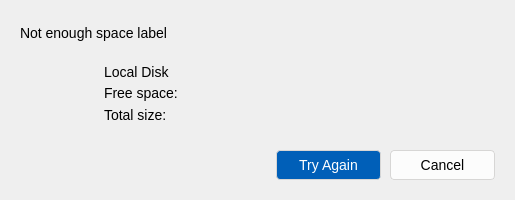
<?xml version="1.0" encoding="UTF-8"?>
<ui version="4.0">
 <class>LowDiskSpaceDialog</class>
 <widget class="QDialog" name="LowDiskSpaceDialog">
  <property name="geometry">
   <rect>
    <x>0</x>
    <y>0</y>
    <width>515</width>
    <height>200</height>
   </rect>
  </property>
  <property name="windowTitle">
   <string>Low disk space</string>
  </property>
  <property name="styleSheet">
   <string notr="true">*{
  font-family: &quot;Segoe UI&quot;; font-size: 14px; font-weight: 400;
}

QPushButton {
  padding-top: 5px; padding-bottom: 5px; padding-left: 20px; padding-right: 20px;
  border-style: solid; border-width: 1px; border-color: #d7d6d5; border-radius: 4px;
}


</string>
  </property>
  <layout class="QHBoxLayout" name="horizontalLayout_4">
   <property name="leftMargin">
    <number>20</number>
   </property>
   <property name="topMargin">
    <number>25</number>
   </property>
   <property name="rightMargin">
    <number>20</number>
   </property>
   <property name="bottomMargin">
    <number>20</number>
   </property>
   <item>
    <layout class="QVBoxLayout" name="verticalLayout_2">
     <property name="spacing">
      <number>0</number>
     </property>
     <property name="topMargin">
      <number>0</number>
     </property>
     <item>
      <widget class="QLabel" name="lExplanation">
       <property name="text">
        <string notr="true">Not enough space label</string>
       </property>
       <property name="wordWrap">
        <bool>true</bool>
       </property>
      </widget>
     </item>
     <item>
      <spacer name="verticalSpacer_2">
       <property name="orientation">
        <enum>Qt::Vertical</enum>
       </property>
       <property name="sizeType">
        <enum>QSizePolicy::Fixed</enum>
       </property>
       <property name="sizeHint" stdset="0">
        <size>
         <width>20</width>
         <height>20</height>
        </size>
       </property>
      </spacer>
     </item>
     <item>
      <layout class="QHBoxLayout" name="horizontalLayout">
       <item>
        <widget class="QLabel" name="lDriveIcon">
         <property name="minimumSize">
          <size>
           <width>64</width>
           <height>64</height>
          </size>
         </property>
         <property name="maximumSize">
          <size>
           <width>64</width>
           <height>64</height>
          </size>
         </property>
         <property name="text">
          <string notr="true"/>
         </property>
         <property name="pixmap">
          <pixmap resource="../Resources_win.qrc">:/images/drive-low-space.svg</pixmap>
         </property>
         <property name="scaledContents">
          <bool>true</bool>
         </property>
        </widget>
       </item>
       <item>
        <spacer name="horizontalSpacer_3">
         <property name="orientation">
          <enum>Qt::Horizontal</enum>
         </property>
         <property name="sizeType">
          <enum>QSizePolicy::Fixed</enum>
         </property>
         <property name="sizeHint" stdset="0">
          <size>
           <width>20</width>
           <height>20</height>
          </size>
         </property>
        </spacer>
       </item>
       <item>
        <layout class="QVBoxLayout" name="verticalLayout">
         <property name="spacing">
          <number>0</number>
         </property>
         <item>
          <widget class="QLabel" name="lDiskName">
           <property name="styleSheet">
            <string notr="true">font: 700</string>
           </property>
           <property name="text">
            <string notr="true">Local Disk</string>
           </property>
          </widget>
         </item>
         <item>
          <widget class="QLabel" name="lFreeSpace">
           <property name="text">
            <string notr="true">Free space:</string>
           </property>
          </widget>
         </item>
         <item>
          <widget class="QLabel" name="lTotalSize">
           <property name="text">
            <string notr="true">Total size:</string>
           </property>
          </widget>
         </item>
        </layout>
       </item>
       <item>
        <spacer name="horizontalSpacer">
         <property name="orientation">
          <enum>Qt::Horizontal</enum>
         </property>
         <property name="sizeHint" stdset="0">
          <size>
           <width>24</width>
           <height>20</height>
          </size>
         </property>
        </spacer>
       </item>
      </layout>
     </item>
     <item>
      <spacer name="verticalSpacer">
       <property name="orientation">
        <enum>Qt::Vertical</enum>
       </property>
       <property name="sizeHint" stdset="0">
        <size>
         <width>20</width>
         <height>28</height>
        </size>
       </property>
      </spacer>
     </item>
     <item>
      <layout class="QHBoxLayout" name="horizontalLayout_3">
       <item>
        <layout class="QHBoxLayout" name="horizontalLayout_2">
         <property name="spacing">
          <number>9</number>
         </property>
         <item>
          <spacer name="horizontalSpacer_2">
           <property name="orientation">
            <enum>Qt::Horizontal</enum>
           </property>
           <property name="sizeHint" stdset="0">
            <size>
             <width>40</width>
             <height>20</height>
            </size>
           </property>
          </spacer>
         </item>
         <item>
          <widget class="QPushButton" name="bTryAgain">
           <property name="minimumSize">
            <size>
             <width>105</width>
             <height>30</height>
            </size>
           </property>
           <property name="styleSheet">
            <string notr="true">QPushButton {
  background-color : rgb(0, 95, 184);
  color : #FFFFFF;
}
QPushButton:hover { background-color: #0081f9; }
QPushButton:pressed { background-color: #004c93; }</string>
           </property>
           <property name="text">
            <string>Try Again</string>
           </property>
          </widget>
         </item>
         <item>
          <widget class="QPushButton" name="bCancel">
           <property name="minimumSize">
            <size>
             <width>105</width>
             <height>30</height>
            </size>
           </property>
           <property name="styleSheet">
            <string notr="true">QPushButton {
  background-color : #FCFCFC;
  color : #000000;
}
QPushButton:hover { background-color: #fdfdfd; }
QPushButton:pressed { background-color: #cacaca; }</string>
           </property>
           <property name="text">
            <string>Cancel</string>
           </property>
          </widget>
         </item>
        </layout>
       </item>
      </layout>
     </item>
    </layout>
   </item>
  </layout>
 </widget>
 <resources/>
 <connections/>
</ui>
